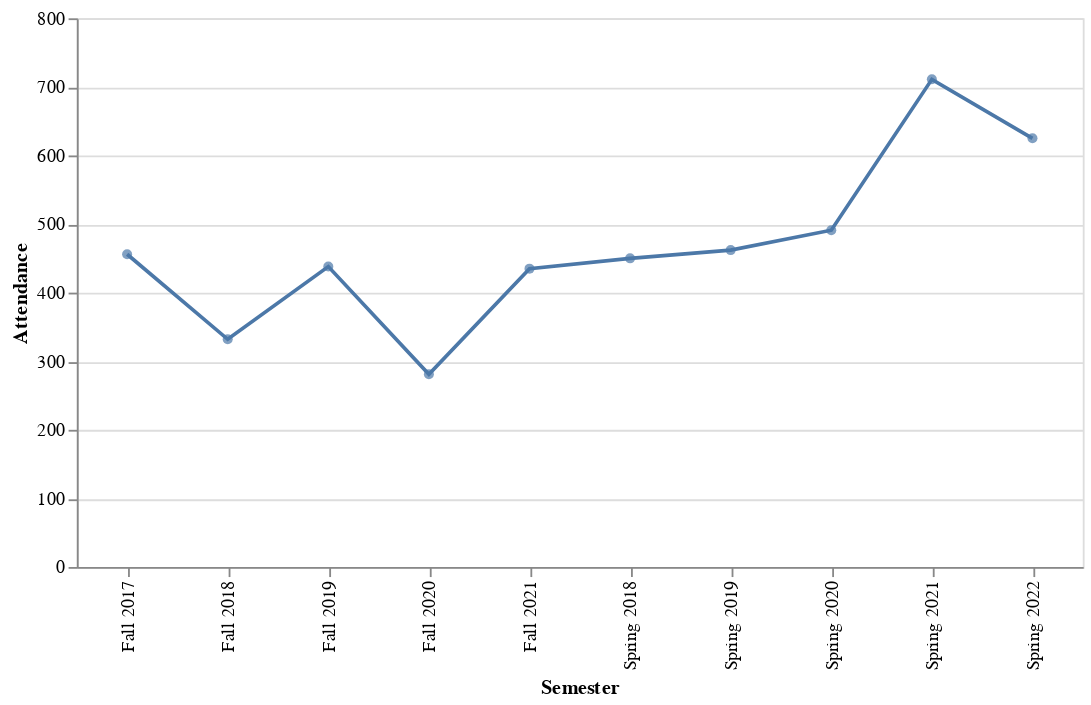

Source (notebook cell):
### Markdown cell above
## Base line chart

- All defaults except plot size
- Instead of layering circles, you could do `point=True` in the `mark_line()` arguments, but you can't control size that way
    - To control overlay point properties you do `point=alt.OverlayMarkerDef()'
    - [OverlayMarkerDef documentation](https://altair-viz.github.io/user_guide/generated/core/altair.OverlayMarkDef.html)

### Code cell
base = alt.Chart(df).encode(
    alt.X('Semester:N'),
    alt.Y('Attendance:Q')
).properties(
    width = 550,
    height = 300
)

line = base.mark_line()

points = base.mark_circle()

alt.layer(
    line,
    points
)

### Figure 1 — Vega-Lite specification as saved in the notebook (floating-point values rounded to 4 significant figures)
{"config": {"view": {"continuousWidth": 300, "continuousHeight": 300}}, "layer": [{"mark": {"type": "line"}, "encoding": {"x": {"field": "Semester", "type": "nominal"}, "y": {"field": "Attendance", "type": "quantitative"}}}, {"mark": {"type": "circle"}, "encoding": {"x": {"field": "Semester", "type": "nominal"}, "y": {"field": "Attendance", "type": "quantitative"}}}], "data": {"name": "data-ad3a1643298a111c8e04a89d0147b008"}, "height": 300, "width": 550, "$schema": "https://vega.github.io/schema/vega-lite/v5.8.0.json", "datasets": {"data-ad3a1643298a111c8e04a89d0147b008": [{"index": 0, "Semester": "Fall 2017", "Attendance": 456}, {"index": 1, "Semester": "Spring 2018", "Attendance": 450}, {"index": 2, "Semester": "Fall 2018", "Attendance": 332}, {"index": 3, "Semester": "Spring 2019", "Attendance": 462}, {"index": 4, "Semester": "Fall 2019", "Attendance": 438}, {"index": 5, "Semester": "Spring 2020", "Attendance": 491}, {"index": 6, "Semester": "Fall 2020", "Attendance": 281}, {"index": 7, "Semester": "Spring 2021", "Attendance": 711}, {"index": 8, "Semester": "Fall 2021", "Attendance": 435}, {"index": 9, "Semester": "Spring 2022", "Attendance": 625}]}}
